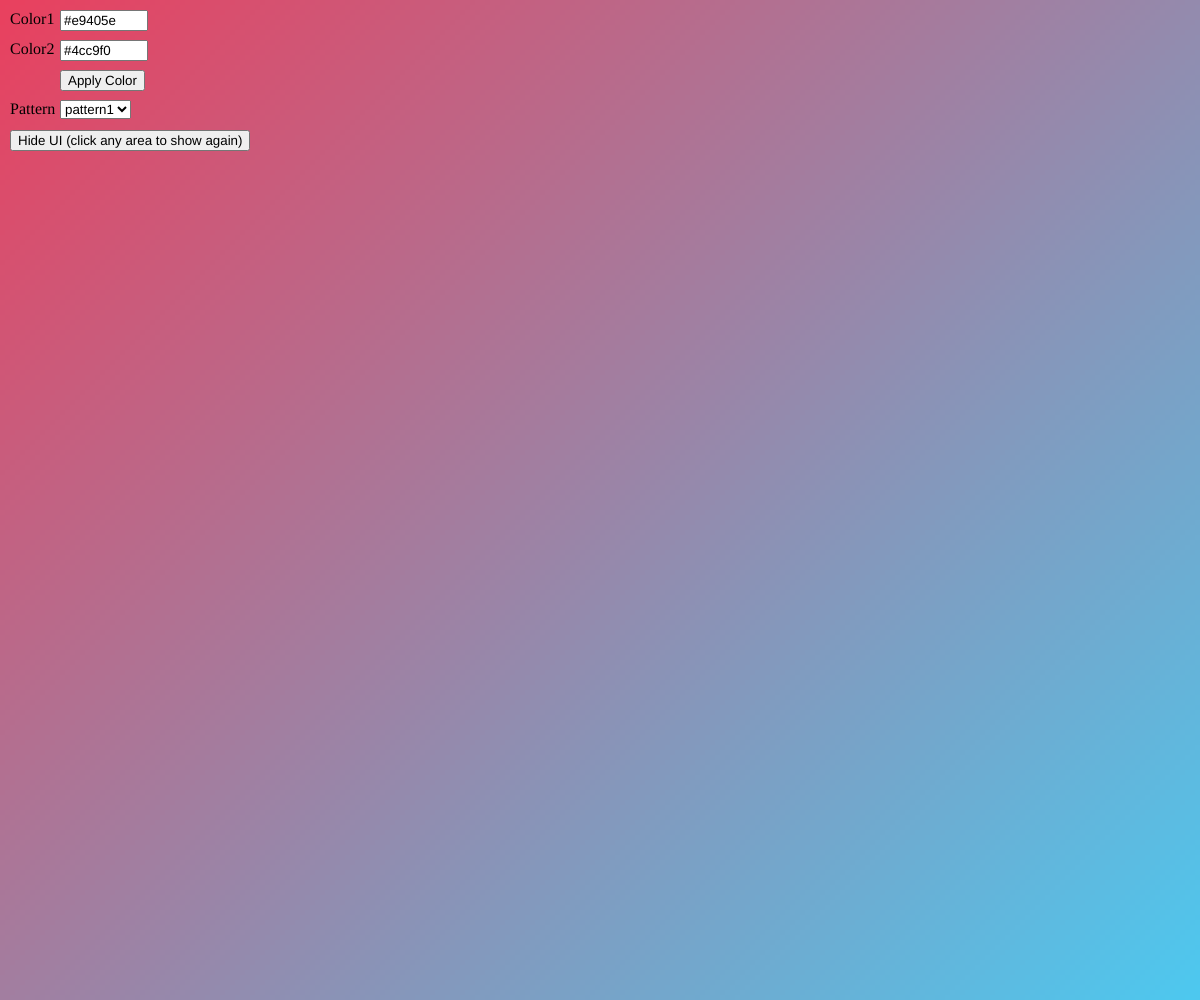
Frame 1 (no input)
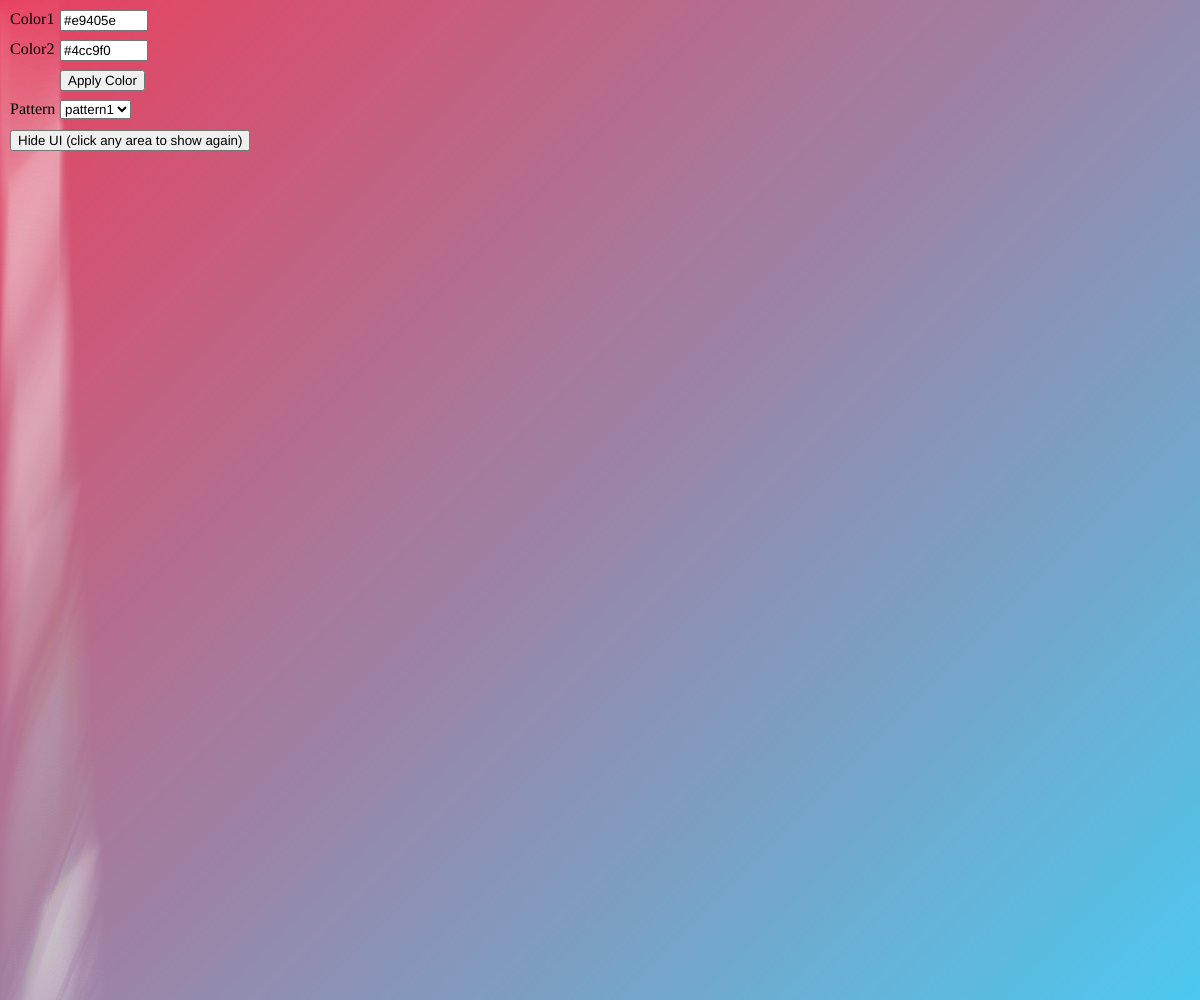
Frame 60 (no input)
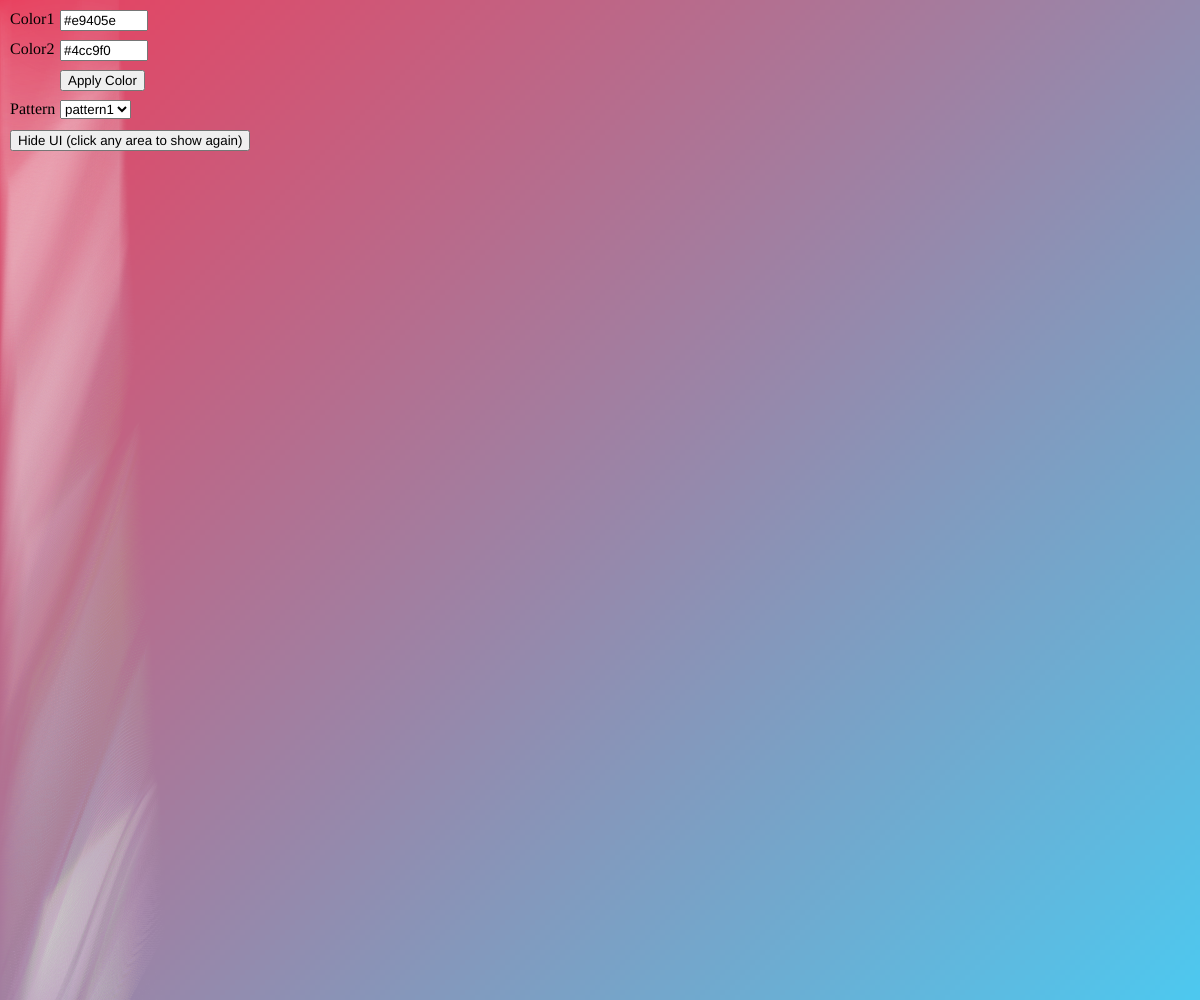
Frame 120 (the mouse pressed at the canvas centre since frame 60)

The p5.js sketch that drew these frames (run headless with seeded random() and noise() and a simulated clock; from frame 60 on, the mouse is pressed at the canvas centre):

// p5.js sketch
// ── sketch.js
let input_c1,input_c2;
let button_apply, button_UI;
let label_c1,label_c2,label_pattern;
let sel;
let c1,c2;
let colorCode1 = '#e9405e';
let colorCode2 = '#4cc9f0';
let r = 0; // noise line counter
let pg;
let hide = false; // indicator of visibility of UI


function setup() {
  createCanvas(windowWidth,windowHeight);
  noStroke();
  
  pg = createGraphics (windowWidth,windowHeight);
  
  //color1 input
  input_c1 = createInput(colorCode1);
  input_c1.position (60,10);
  input_c1.style ('width','80px');
  label_c1 = createSpan('Color1');
   label_c1.position(10,10);
  
  //color2 input
   input_c2 = createInput(colorCode2);
  input_c2.position (60,40);
  input_c2.style ('width','80px');
  label_c2 = createSpan('Color2');
   label_c2.position(10,40);
  
  //apply color button
  button_apply = createButton('Apply Color');
  button_apply.position(60, 70);
  button_apply.mousePressed(resetBg);
  
  //pattern selector
  sel = createSelect();
  sel.position(60, 100);
  sel.option('pattern1');
  sel.option('pattern2');
  sel.option('pattern3');
 label_pattern = createSpan('Pattern');
  label_pattern.position(10,100);
  
  //UI visibility button
  button_UI = createButton('Hide UI (click any area to show again)');
  button_UI.position (10,130);
  button_UI.mousePressed(hideUI);
  
  //refresh setup
  resetBg();  

}

function resetBg(){
  colorCode1 = input_c1.value();
  colorCode2 = input_c2.value();
   c1 = color(colorCode1);
   c2 = color(colorCode2);
  for (var w = 0; w < width; w += 5){
    for (var h = 0; h < height; h += 5){
      let c = lerpColor(c1, c2, (w + h) / (width + height));
      fill(c);
      rect(w, h, 5, 5);
    }
  }
  r =0 ; // reset noise line
}

function setPattern(pg){
  let p = sel.value();
pg.clear();
  for (let i = 0; i < height; i += 3) {
      pg.stroke(255, 255*noise(r*0.02+i*0.01)*0.02);
    
    if ( p == 'pattern1'){
 pg.line(r+i/20, sin(radians(r+i))*50+i, r, cos(radians(r))*80+i+100);
      
    }if ( p == 'pattern2'){
  pg.line(r+i/20, sin(radians(r+i))*-30+i, r, cos(radians(r))*-80+i+100);
      
  } else{
     pg.line(r+i/20, sin(radians(r+i))*-20+i, r, cos(radians(r))*30+i+100);
  }
  
	}
	r++;
}

function draw() {
  image(pg,0,0);
  setPattern(pg);
  sel.changed(resetPattern);
}

function resetPattern(){
  resetBg();
  r=0;
  
}

function mousePressed(){
	if ( hide )
		showUI();
	hide = !hide;
}

function showUI(){
  sel.style('visibility', 'initial');
  label_pattern.style('visibility', 'initial');
  label_c2.style('visibility', 'initial');
  input_c1.style('visibility', 'initial');
  input_c2.style('visibility', 'initial');
  button_apply.style('visibility', 'initial');
  button_UI.style('visibility', 'initial');
}

function hideUI(){
  sel.style('visibility', 'hidden');
   label_pattern.style('visibility', 'hidden');
  label_c1.style('visibility', 'hidden');
  label_c2.style('visibility', 'hidden');
  input_c1.style('visibility', 'hidden');
  input_c2.style('visibility', 'hidden');
  button_apply.style('visibility', 'hidden');
  button_UI.style('visibility', 'hidden');
}
